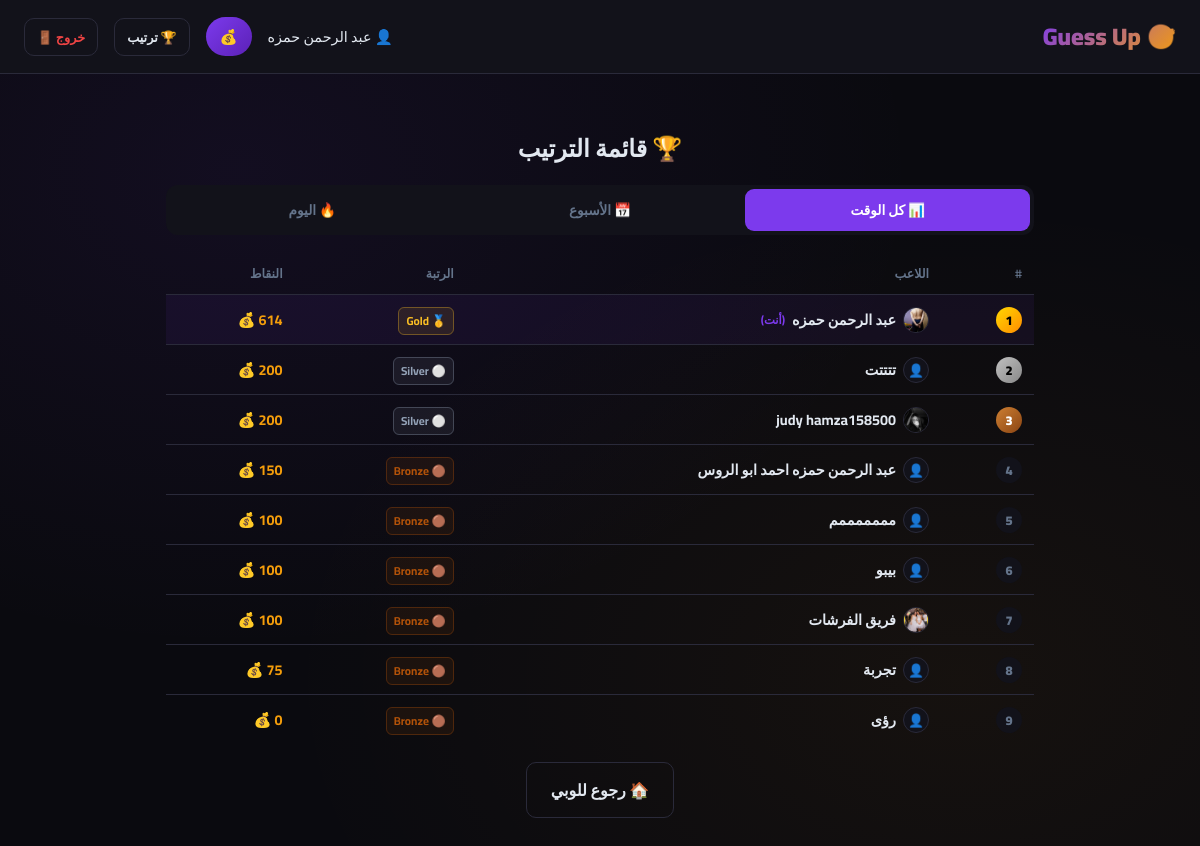
Screenshot of /leaderboard (signed in) with the database file from the repository.
### models.py (models this page shows, shortened)
class Player(db.Model):
    __tablename__     = 'players'
    id                = db.Column(db.Integer, primary_key=True)
    player_name       = db.Column(db.String(50), unique=True, nullable=False)
    password_hash     = db.Column(db.String(256), nullable=False)
    points            = db.Column(db.Integer, default=100)
    xp                = db.Column(db.Integer, default=0)       # م12: XP
    win_streak        = db.Column(db.Integer, default=0)       # م4: Streak
    best_streak       = db.Column(db.Integer, default=0)       # م4: أحسن streak
    last_daily_reward = db.Column(db.DateTime, nullable=True)  # م2: Daily Reward
    avatar            = db.Column(db.String(200), nullable=True)
    created_at        = db.Column(db.DateTime, default=datetime.utcnow)
    @property
    def rank(self):
        if self.points >= 1000: return {'name': 'Diamond', 'icon': '💎', 'color': '#60a5fa'}
        if self.points >= 500:  return {'name': 'Gold',    'icon': '🥇', 'color': '#fbbf24'}
        if self.points >= 200:  return {'name': 'Silver',  'icon': '⚪', 'color': '#94a3b8'}
        return                         {'name': 'Bronze',  'icon': '🟤', 'color': '#b45309'}

### app.py (the view)
@app.route('/leaderboard')
def leaderboard():
    all_time = get_leaderboard(20)
    week_ago = datetime.utcnow() - timedelta(days=7)
    today    = datetime.utcnow() - timedelta(hours=24)
    def weekly_board(since, lim=20):
        rows = (db.session.query(Match.winner_id,
                    db.func.sum(Match.bet).label('earned'),
                    db.func.count(Match.id).label('wins'))
                .filter(Match.created_at >= since, Match.winner_id != None)
                .group_by(Match.winner_id)
                .order_by(db.func.sum(Match.bet).desc()).limit(lim).all())
        return [{'player': get_player_by_id(r.winner_id),
                 'earned': r.earned, 'wins': r.wins}
                for r in rows if get_player_by_id(r.winner_id)]
    return render_template('leaderboard.html',
                           players=all_time,
                           weekly=weekly_board(week_ago),
                           today=weekly_board(today))

### app.py (called while the page is built)
@app.context_processor
def inject_player():
    def get_player():
        pid=session.get('player_id')
        return Player.query.filter_by(id=pid).first() if pid else None
    return dict(get_player=get_player)

### auth.py (called while the page is built)
def get_player_by_id(player_id):
    return Player.query.filter_by(id=player_id).first()

### points.py (called while the page is built)
def get_leaderboard(limit=20):
    return Player.query.order_by(Player.points.desc()).limit(limit).all()

### templates/leaderboard.html (shortened to what this page needs)
{% extends 'base.html' %}
{% block content %}
<div class="container">
    <div style="text-align:center;padding:20px 0 14px">
        <h1 style="font-size:1.5rem;font-weight:900">🏆 قائمة الترتيب</h1>
    </div>
    <div class="lb-tabs">
        <button class="lb-tab active" onclick="switchTab('alltime',this)">📊 كل الوقت</button>
        <button class="lb-tab"       onclick="switchTab('weekly',this)">📅 الأسبوع</button>
        <button class="lb-tab"       onclick="switchTab('today',this)">🔥 اليوم</button>
    </div>
    <div id="tab-alltime">
        {% if players %}
        <table class="lb-table">
            <thead><tr><th>#</th><th>اللاعب</th><th>الرتبة</th><th>النقاط</th></tr></thead>
            <tbody>
            {% for p in players %}
            {% set r = p.rank %}
            <tr {% if session.player_id == p.id %}class="me-row"{% endif %}>
                <td>
                    <span class="rank-badge rank-{% if loop.index<=3 %}{{loop.index}}{% else %}n{% endif %}">
                        {{loop.index}}
                    </span>
                </td>
                <td>
                    <a href="/player/{{ p.id }}" class="player-link">
                        {% if p.avatar %}
                            <img src="/static/avatars/{{ p.avatar }}" class="avatar-xs" alt="">
                        {% else %}
                            <span class="avatar-xs-ph">👤</span>
                        {% endif %}
                        {{ p.player_name }}
                        {% if session.player_id == p.id %}
                            <span style="color:var(--accent);font-size:.72rem">(أنت)</span>
                        {% endif %}
                    </a>
                </td>
                <td>
                    <span class="rank-tag" data-rank-color="{{ r.color }}">
                        {{ r.icon }} {{ r.name }}
                    </span>
                </td>
                <td class="pts-cell">{{ p.points }} 💰</td>
            </tr>
            {% endfor %}
            </tbody>
        </table>
        {% else %}
        <div style="text-align:center;color:var(--muted);padding:40px">مفيش لاعبين بعد 😅</div>
        {% endif %}
    </div>
    <div style="text-align:center;margin-top:18px">
        <a href="/lobby" class="btn btn-ghost">🏠 رجوع للوبي</a>
    </div>
</div>
{% endblock %}

### templates/base.html (shortened to what this page needs)
<!DOCTYPE html>
<html lang="ar" dir="rtl">
<head>
</head>
<body>
    <nav>
        <a href="/" class="nav-logo">🎯 Guess Up</a>
        <div class="nav-info">
            {% if session.player_name %}
                <span>👤 {{ session.player_name }}</span>
                <span class="points-badge">
                    💰
                </span>
                <a href="/leaderboard" class="btn btn-ghost" style="padding:6px 12px;font-size:0.8rem">🏆 ترتيب</a>
                <a href="/logout" class="btn btn-ghost" style="padding:6px 12px;font-size:0.8rem;color:var(--red)">خروج 🚪</a>
            {% endif %}
        </div>
    </nav>
    {% block content %}{% endblock %}
</body>
</html>

### templates/base.html (style rules this page uses)
* { margin: 0; padding: 0; box-sizing: border-box; }
:root { --bg: #0a0a0f; --surface: #12121a; --card: #1a1a26; --border: #2a2a3a; --accent: #7c3aed; --accent2: #f59e0b; --green: #10b981; --red: #ef4444; --text: #e2e8f0; --muted: #64748b; --glow: 0 0 20px rgba(124,58,237,0.4); }
body { font-family: 'Cairo', sans-serif; background: var(--bg); color: var(--text); min-height: 100vh; background-image: radial-gradient(ellipse at 20% 20%, rgba(124,58,237,0.08) 0%, transparent 50%), radial-gradient(ellipse at 80% 80%, rgba(245,158,11,0.05) 0%, transparent 50%); }
nav { background: var(--surface); border-bottom: 1px solid var(--border); padding: 14px 24px; display: flex; justify-content: space-between; align-items: center; }
.nav-logo { font-size: 1.5rem; font-weight: 900; background: linear-gradient(135deg, var(--accent), var(--accent2)); -webkit-background-clip: text; -webkit-text-fill-color: transparent; text-decoration: none; }
.nav-info { display: flex; align-items: center; gap: 16px; font-size: 0.9rem; }
.points-badge { background: linear-gradient(135deg, var(--accent), #5b21b6); padding: 6px 14px; border-radius: 20px; font-weight: 700; font-size: 0.9rem; }
.container { max-width: 900px; margin: 0 auto; padding: 32px 16px; }
.btn { display: inline-flex; align-items: center; justify-content: center; gap: 8px; padding: 12px 24px; border-radius: 10px; font-family: 'Cairo', sans-serif; font-size: 1rem; font-weight: 700; cursor: pointer; border: none; transition: all 0.2s; text-decoration: none; }
.btn-ghost { background: transparent; border: 1px solid var(--border); color: var(--text); }

### templates/leaderboard.html (style rules this page uses)
.lb-tabs { display:flex;background:var(--surface);border-radius:12px;padding:4px;margin-bottom:18px;gap:3px; }
.lb-tab { flex:1;padding:8px 4px;border:none;border-radius:9px; font-family:'Cairo',sans-serif;font-size:.85rem;font-weight:700; cursor:pointer;color:var(--muted);background:transparent;transition:.2s; }
.lb-tab.active { background:var(--accent);color:#fff; }
.lb-table { width:100%;border-collapse:collapse; }
.lb-table th { padding:9px 12px;text-align:right;color:var(--muted);font-size:.78rem;font-weight:600;border-bottom:1px solid var(--border); }
.lb-table td { padding:11px 12px;border-bottom:1px solid var(--border);font-size:.9rem;vertical-align:middle; }
.lb-table tr:last-child td { border-bottom:none; }
.rank-badge { width:26px;height:26px;border-radius:50%;display:inline-flex; align-items:center;justify-content:center;font-weight:900;font-size:.8rem; }
.rank-1 { background:linear-gradient(135deg,#ffd700,#ff8c00);color:#000; }
.rank-2 { background:linear-gradient(135deg,#c0c0c0,#888);color:#000; }
.rank-3 { background:linear-gradient(135deg,#cd7f32,#8b4513);color:#fff; }
.rank-n { background:var(--surface);color:var(--muted); }
.player-link { display:flex;align-items:center;gap:7px;text-decoration:none;color:var(--text);font-weight:700; }
.avatar-xs { width:26px;height:26px;border-radius:50%;object-fit:cover;border:1px solid var(--border); }
.avatar-xs-ph { width:26px;height:26px;border-radius:50%;background:var(--surface);border:1px solid var(--border); display:inline-flex;align-items:center;justify-content:center;font-size:.8rem; }
.pts-cell { color:var(--accent2);font-weight:700; }
.me-row td { background:rgba(124,58,237,.07)!important; }
.rank-tag { font-size:.72rem;font-weight:700;border-radius:6px; padding:2px 7px;border:1px solid; }

### rows the page displays
Player: player_name "عبد الرحمن حمزه", avatar (picture), shows "(أنت)", icon "🥇", name "Gold"
Player: player_name "تتتتت", icon "⚪", name "Silver"
Player: avatar (picture), player_name "judy hamza158500", icon "⚪", name "Silver"
Player: player_name "عبد الرحمن حمزه احمد ابو الروس", icon "🟤", name "Bronze"
Player: player_name "مممممممم", icon "🟤", name "Bronze"
Player: player_name "بيبو", icon "🟤", name "Bronze"
Player: avatar (picture), player_name "فريق الفرشات", icon "🟤", name "Bronze"
Player: player_name "تجربة", icon "🟤", name "Bronze"
Player: player_name "رؤى", icon "🟤", name "Bronze"
